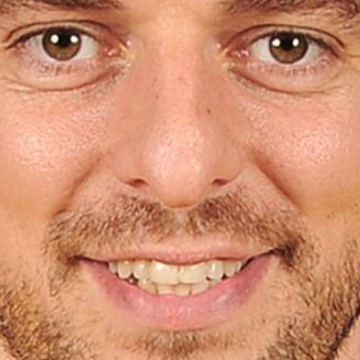
%> input picture HW1/2/gasolFace.png, 360 x 360 px
$ octave --eval "result = drawLBP('gasolFace.png');"   (GNU Octave 9; MATLAB toolbox functions it lacks are replaced by stand-ins)
%> lines starting %> are read from the running program, lines starting %| are printed output that depends on the picture
function [resu] = drawLBP(str)
%> called with str = 'gasolFace.png'
    A = imread(str);
%> A is the input picture: size 360x360x3 uint8; mean R, G, B 207.5, 142.6, 111.8
    G = rgb2gray(A);
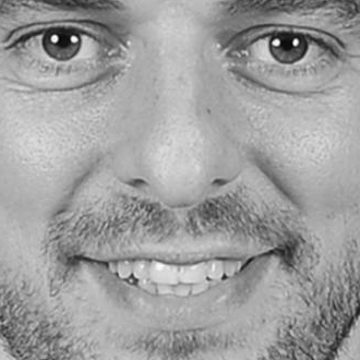
%> G: size 360x360 uint8; min 3, max 254, mean 158.5
    [width,height] = size(G);
%> width = 360; height = 360
    resu = zeros(width,height);
    neig = zeros(1,8);
    for i = 2:width - 1
        for j = 2:height - 1
            res = 0;
            center = G(i,j);
            wei = 1;
            neig(1) = G(i - 1,j - 1);
            neig(2) = G(i - 1,j);
            neig(3) = G(i - 1,j + 1);
            neig(4) = G(i,j + 1);
            neig(5) = G(i + 1,j + 1);
            neig(6) = G(i + 1,j);
            neig(7) = G(i + 1,j - 1);
            neig(8) = G(i,j - 1);
            for k = 1:8
                if neig(k) >= center
                    res = res + wei;
                end;
                wei = wei * 2;
            end;
            resu(i,j) = res;
        end;
    end;
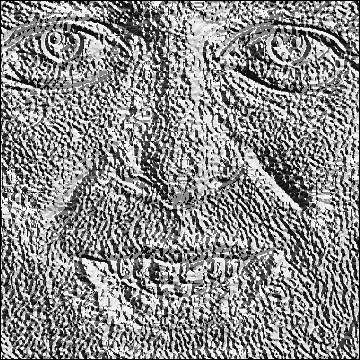
%> resu: size 360x360 double; min 0, max 255, mean 138.9
%> after the loop, neig = [177 173 170 169 171 168 170 174]
figure;
imshow(resu,[]);

$ run again, on HW1/2/kobeFace.png
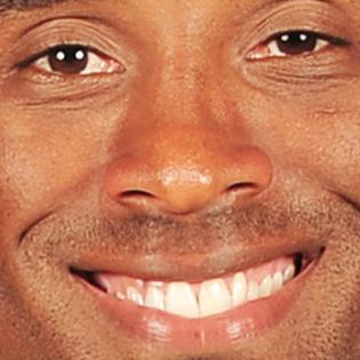
%> input picture HW1/2/kobeFace.png, 360 x 360 px
%> in drawLBP, A is the input picture: size 360x360x3 uint8; mean R, G, B 196.3, 122.2, 89.4
%> in drawLBP, `G = rgb2gray(A);`:
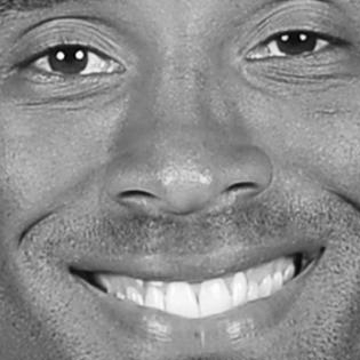
%> G: size 360x360 uint8; min 1, max 255, mean 140.6
%> after the loop in drawLBP, `for i = 2:width - 1`:
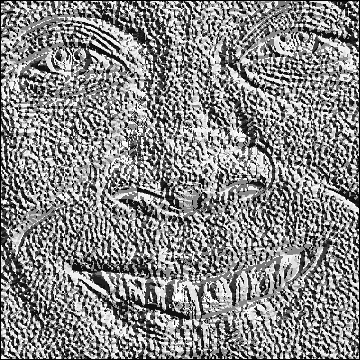
%> resu: size 360x360 double; min 0, max 255, mean 135.7
%> after the loop in drawLBP, `for i = 2:width - 1`: neig = [101 93 94 90 87 91 96 99]
